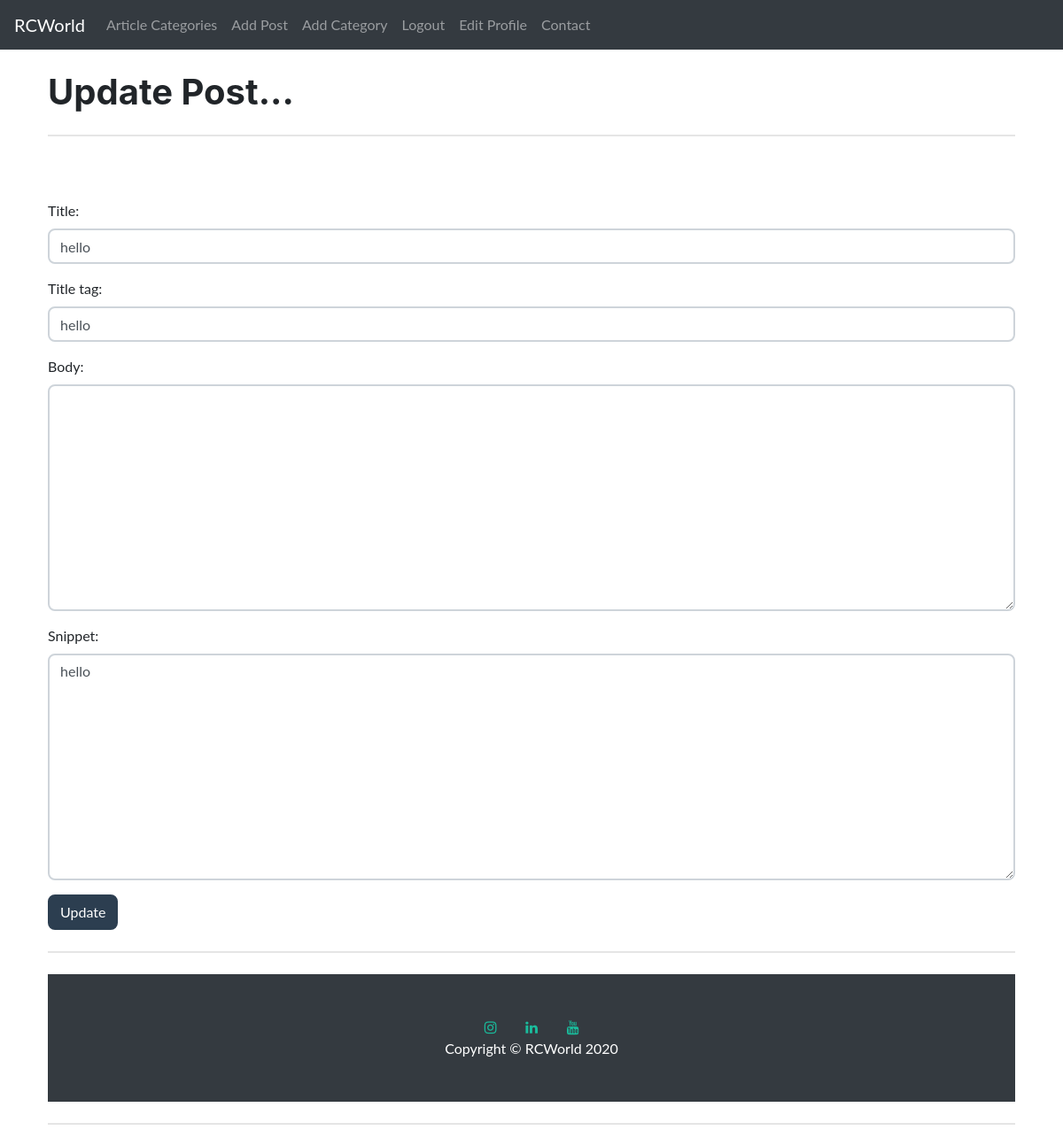
Screenshot of /article/edit/20 (signed in) with the database file from the repository.
### rcblog/models.py (models this page shows, shortened)
class Post(models.Model):
    title = models.CharField(max_length=255)
    header_image = models.ImageField(null=True, blank=True, upload_to='images/')
    title_tag = models.CharField(max_length=255)
    author = models.ForeignKey(User, on_delete=models.CASCADE)
    body = RichTextField(blank=True, null=True)
    post_date = models.DateField(auto_now_add=True)
    category = models.CharField(max_length=255, default='video games')
    snippet = models.CharField(max_length=255)
    likes = models.ManyToManyField(User, related_name='blog_posts')

### rcblog/views.py (the view)
# urls.py: path('article/edit/<int:pk>', UpdatePostView.as_view(), name='update_post'),
class UpdatePostView(UpdateView):
    model = Post
    form_class = EditForm
    template_name = 'update_post.html'

### rcblog/forms.py
class EditForm(forms.ModelForm):
    class Meta:
        model = Post
        fields = ('title', 'title_tag', 'body', 'snippet')
        widgets = {
            'title': forms.TextInput(attrs={'class': 'form-control'}),
            'title_tag': forms.TextInput(attrs={'class': 'form-control'}),
            'body': forms.Textarea(attrs={'class': 'form-control'}),
            'snippet': forms.Textarea(attrs={'class': 'form-control'}),
        }

### rcblog/templates/update_post.html (shortened to what this page needs)
{% extends 'base.html' %}
{% block content %}
{% if user.username == 'admin' %}
    {% if user.id == post.author.id %}
        <h1>Update Post...</h1>
        <hr class="my-4">
        <br/><br/>
        <div class='form-group'>
            <form method="POST">
                {{ form.as_p }}
                <button class='btn btn-secondary'>Update</button>
            </div>
    {% else %}
        <h1>Something went wrong!</h1>
        You're not allowed here! (and you know it...)
        <div class="spinner-grow" role="status">
            <span class="sr-only">Loading...</span>
        </div>
    {% endif %}
{% else %}
<h1>Something went wrong!</h1>
You're not allowed here! (and you know it...)
{% endif %}
{% endblock %}

### rows the page displays
Post: title "hello", title_tag "hello", snippet "hello"
